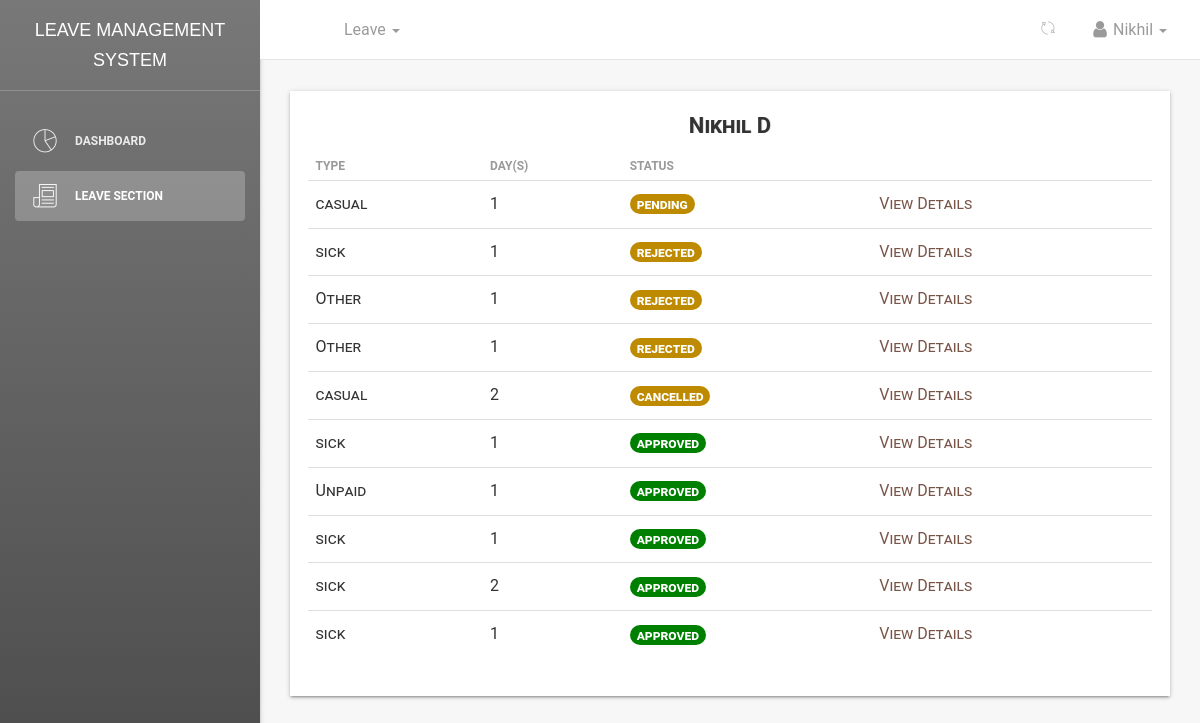
/dashboard/leaves/view/table/ (signed in), run on an earlier commit of the app's database.
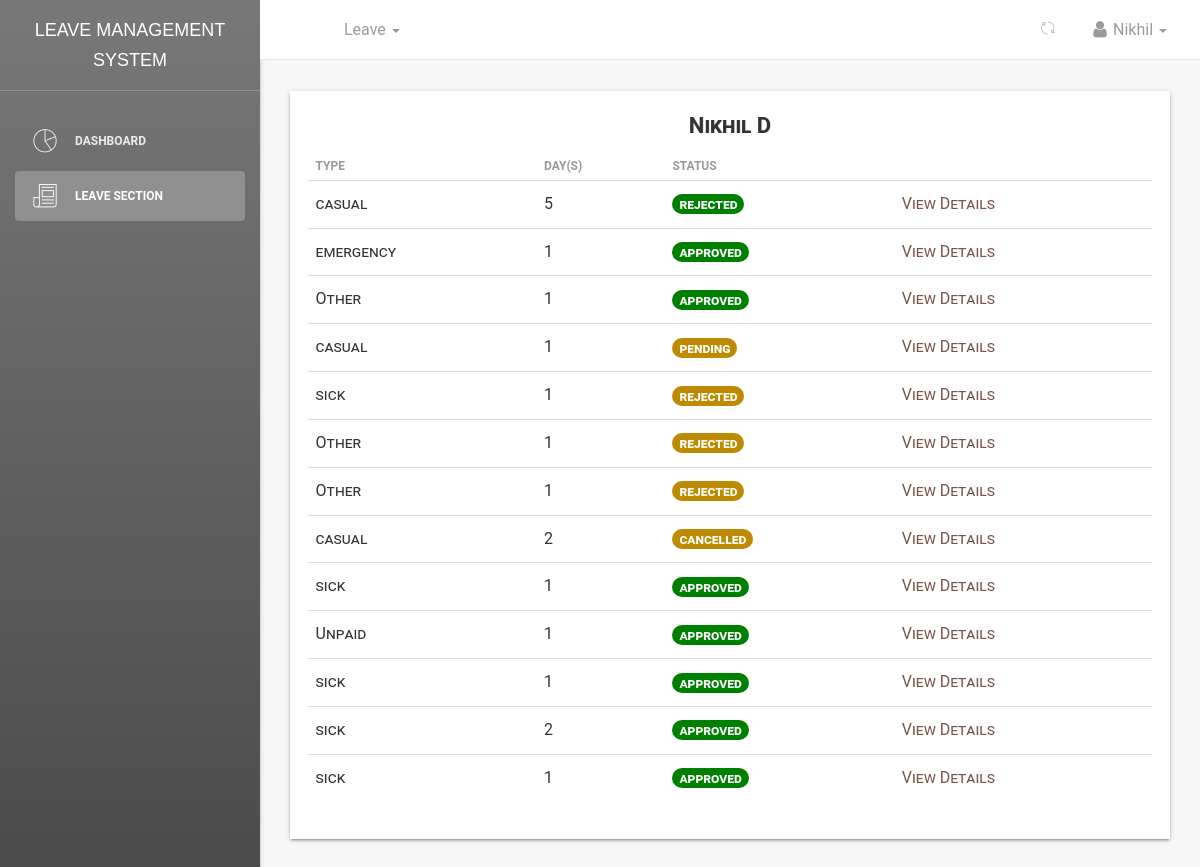
And on a later commit of the database.
### leave/models.py (models this page shows, shortened)
class Leave(models.Model):
    user = models.ForeignKey(User, on_delete=models.CASCADE, default=1)
    startdate = models.DateField(verbose_name=_('Start Date'), help_text='leave start date is on ..', null=True,
                                 blank=False)
    enddate = models.DateField(verbose_name=_('End Date'), help_text='coming back on ...', null=True, blank=False)
    leavetype = models.CharField(choices=LEAVE_TYPE, max_length=25, default=SICK, null=True, blank=False)
    reason = models.CharField(verbose_name=_('Reason for Leave'), max_length=255,
                              help_text='add additional information for leave', null=True, blank=True)
    status = models.CharField(max_length=12, default='pending')  # pending,approved,rejected,cancelled
    is_approved = models.BooleanField(default=False)  # hide
    updated = models.DateTimeField(auto_now=True, auto_now_add=False)
    created = models.DateTimeField(auto_now=False, auto_now_add=True)
    objects = LeaveManager()
    Tempdays = 0
    date_of_approved_leave = 0
    class Meta:
        verbose_name = _('Leave')
        verbose_name_plural = _('Leaves')
        ordering = ['-created']  # recent objects
    def businessDays(self, startdate, enddate):
        from datetime import datetime, timedelta
        test_date1, test_date2 = startdate, enddate
        dates = (test_date1 + timedelta(idx + 1)
                 for idx in range((test_date2 - test_date1).days))
        res = sum(1 for day in dates if day.weekday() < 5)
        holiday_list = [
            (12, 25),  # Christmas
            (1, 1)  # New Year
        ]
        for month, day in holiday_list:
            if (startdate.month == month and startdate.day <= day) or (enddate.month == month and enddate.day >= day):
                res -= 1
        return res
    @property
    def leave_days(self):
        days_count = ''
        startdate = self.startdate
        enddate = self.enddate
        if startdate > enddate:
            return
        dates = (enddate - startdate)
        Leave.Tempdays = dates.days
        print("leaves applied", Leave.Tempdays)
        busineesDay = self.businessDays(startdate, enddate)
        print("busineesDay : ", busineesDay)
        Leave.Tempdays = busineesDay
        Leave.date_of_approved_leave = self.created
        return busineesDay

### dashboard/views.py (the view)
# urls.py: path('leaves/view/table/', views.view_my_leave_table, name='staffleavetable'),
def view_my_leave_table(request):
    if request.user.is_authenticated:
        user = request.user
        leaves = Leave.objects.filter(user=user)
        employee = Employee.objects.filter(user=user).first()
        print(leaves)
        dataset = dict()
        dataset['leave_list'] = leaves
        dataset['employee'] = employee
        dataset['title'] = 'Leaves List'
    else:
        return redirect('accounts:login')
    return render(request, 'dashboard/staff_leaves_table.html', dataset)

### employee/models.py (called while the page is built)
    @property
    def get_full_name(self):
        fullname = ''
        firstname = self.firstname
        lastname = self.lastname
        othername = self.othername
        if (firstname and lastname) or othername is None:
            fullname = firstname + ' ' + lastname
            return fullname
        elif othername:
            fullname = firstname + ' ' + lastname + ' ' + othername
            return fullname
        return

### leave/manager.py (called while the page is built)
    def get_queryset(self):
        return super().get_queryset()

### templates/dashboard/staff_leaves_table.html (shortened to what this page needs)
{% extends '_layout.html' %}
 {% block navheader %}
 	{% include 'includes/navheader_employee_app.html' %}
 {% endblock %}
 {% block content %}
        <section class="content">
            <section class="container-fluid">
            	   <section class="row">
                        <section class="col col-sm-8 offset-sm-2">
                        </section>
                    </section>
                	<div class="table-responsive table-shadow">
                		<div class="text-center table-description">
                			<h4 class="title-h3" style="text-shadow: 1px 0px rgba(0,0,0,0.11)">{{ employee.get_full_name }}</h4>
                		</div>
                		{% if leave_list %}
                		<table class="table">
							  <thead>
							    <tr>
							      <th scope="col"><b>Type</b></th>
							      <th scope="col"><b>Day(s)</b></th>
							      <th scope="col"><b>Status</b></th>
							    </tr>
							  </thead>
							  <tbody>
							  	{% for leave in leave_list %}
							    <tr>
							      <td>{{ leave.leavetype}}</td>
							      <td>{{ leave.leave_days }}</td>
							      {% if leave.is_approved %}
							      <td ><span class="badge badge-success" style="background-color:green; font-size: 14px;">{{ leave.status }}</span></td>
								  {% elif leave.is_rejected %}
							      <td ><span class="badge badge-success" style="background-color:rgb(184, 12, 0); font-size: 14px;">{{ leave.status }}</span></td>
								  {% else %}
							      <td ><span class="badge badge-warning" style="background-color:rgb(189, 138, 0); font-size: 14px;">{{ leave.status }}</span></td>
							      {% endif %}
							      <td>
							      	<a href="{% url 'dashboard:userleaveview' leave.id %}" style="color: #795548;">
							      	    View Details
							      	</a>
							      </td>
							    </tr>
							    {% endfor %}
							  </tbody>
						</table>
						{% else %}
						<span>No Leaves can be found...</span>
						{% endif %}
					</div>
            </section>
        </section>
 {% endblock %}

What changed in the data, as far as the page shows it:
added Leave: leavetype "casual", leave_days "5", status "rejected"
added Leave: leavetype "emergency", leave_days "1", status "approved"
added Leave: leavetype "Other", leave_days "1", status "approved"
